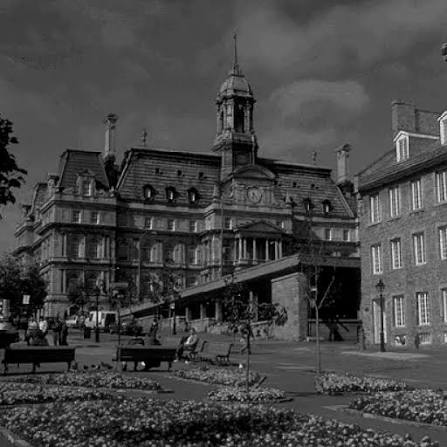
#> input picture ornek_resim.jpg, 447 x 447 px
$ python gorev2.py
#> lines starting #> are read from the running program, lines starting #| are printed output that depends on the picture
import cv2
import numpy as np

image = cv2.imread("ornek_resim.jpg", cv2.IMREAD_GRAYSCALE)
#> image is the input picture: shape (447, 447); min 0, max 248, mean 70
if image is None:
    print("Hata: Resim bulunamadi!")
    exit()

h, w = image.shape
#> h = 447; w = 447

blurry_image = cv2.GaussianBlur(image, (3, 3), sigmaX=1.0)

kernel_dikey = np.array([
    [-1, 0, 1],
    [-1, 0, 1],
    [-1, 0, 1]
], dtype=np.float32)

kernel_yatay = np.array([
    [-1, -1, -1],
    [ 0,  0,  0],
    [ 1,  1,  1]
], dtype=np.float32)

opencv_dikey = cv2.filter2D(blurry_image, -1, kernel_dikey)
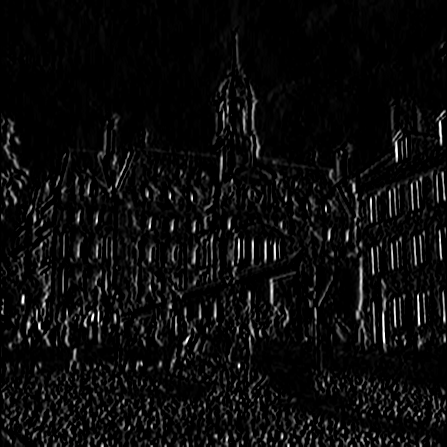
#> opencv_dikey: shape (447, 447); min 0, max 255, mean 12
opencv_yatay = cv2.filter2D(blurry_image, -1, kernel_yatay)
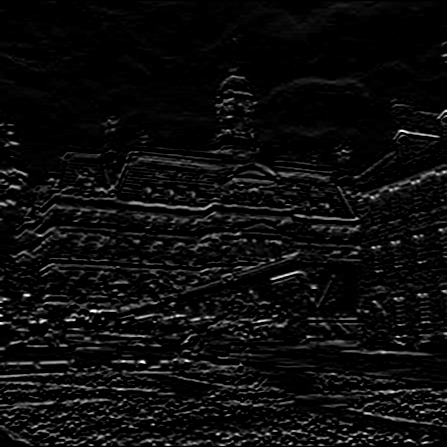
#> opencv_yatay: shape (447, 447); min 0, max 255, mean 12.8

manuel_dikey = np.zeros((h, w), dtype=np.uint8)
manuel_yatay = np.zeros((h, w), dtype=np.uint8)

blurry_float = blurry_image.astype(np.float32)

for y in range(1, h - 1):
    for x in range(1, w - 1):
        komsuluk = blurry_float[y - 1:y + 2, x - 1:x + 2]

        deger_dikey = np.sum(komsuluk * kernel_dikey)
        manuel_dikey[y, x] = int(np.clip(abs(deger_dikey), 0, 255))

        deger_yatay = np.sum(komsuluk * kernel_yatay)
        manuel_yatay[y, x] = int(np.clip(abs(deger_yatay), 0, 255))
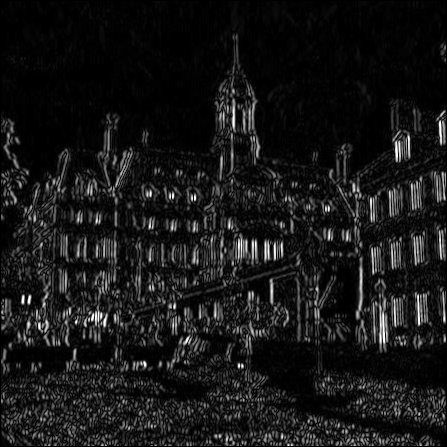
#> manuel_dikey: shape (447, 447); min 0, max 255, mean 23.3
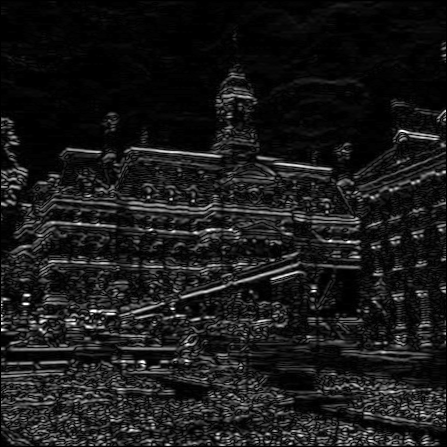
#> manuel_yatay: shape (447, 447); min 0, max 255, mean 25.7

cv2.imwrite("prewitt_dikey.jpg", manuel_dikey)
cv2.imwrite("prewitt_yatay.jpg", manuel_yatay)

cv2.imshow("1. Orijinal Resim", image)
cv2.imshow("2. Gauss Yumusatilmis", blurry_image)
cv2.imshow("3. Prewitt Dikey (Madde 1)", manuel_dikey)
cv2.imshow("4. Prewitt Yatay (Madde 2)", manuel_yatay)

cv2.waitKey(0)
cv2.destroyAllWindows()
